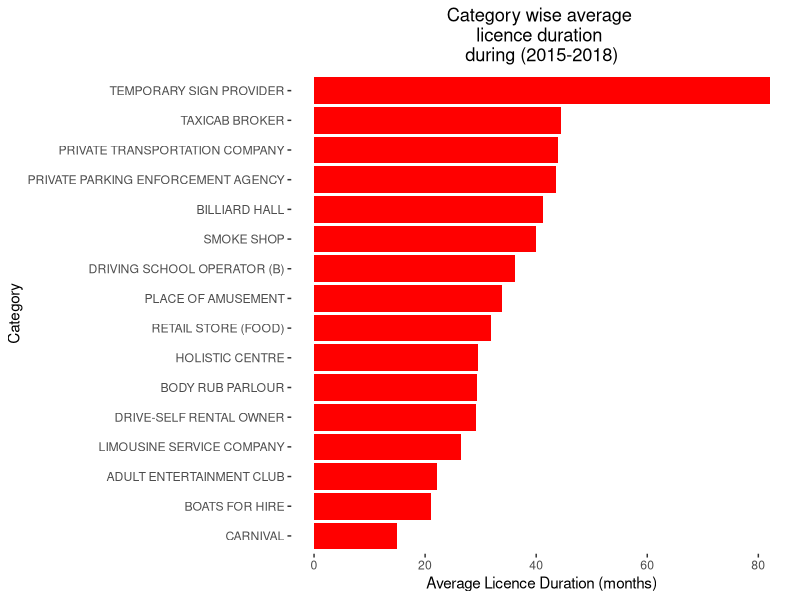
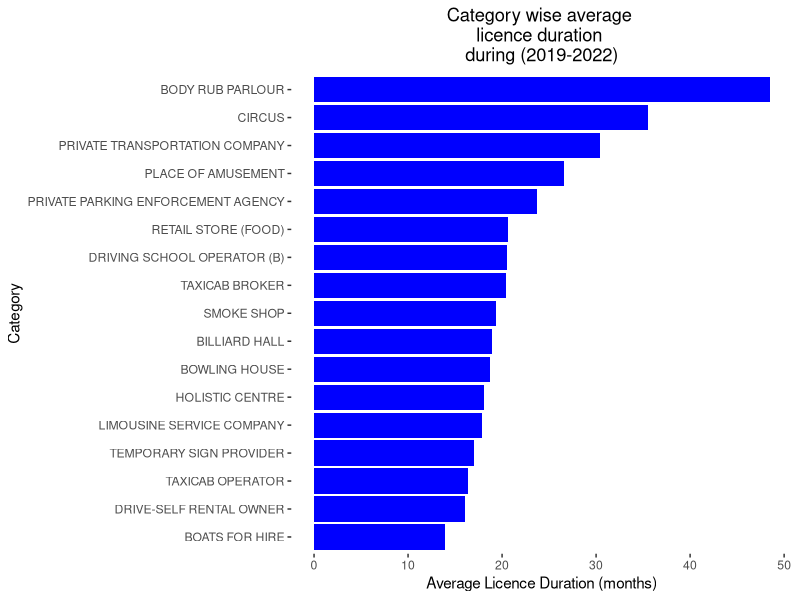
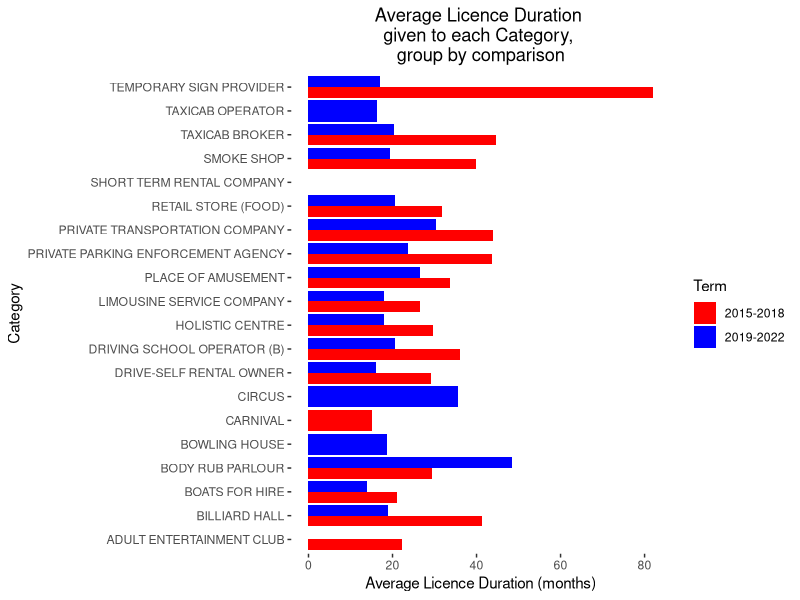
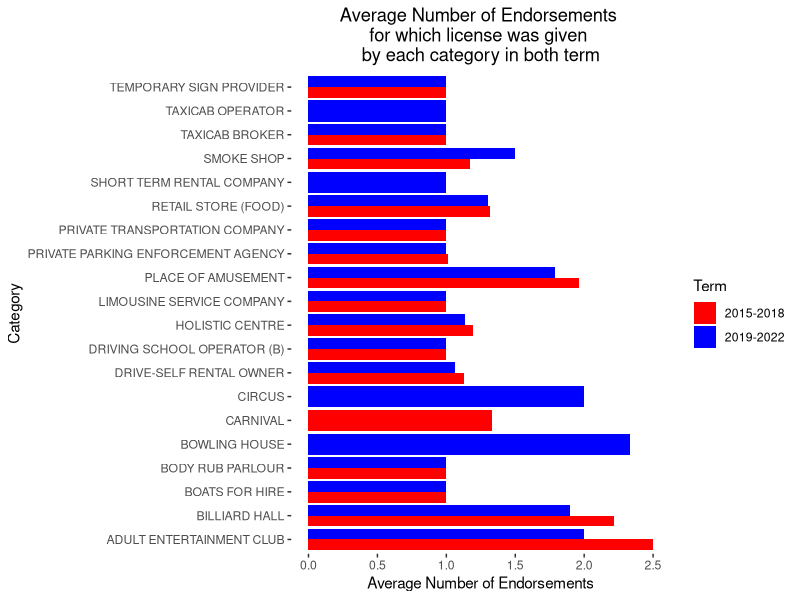

Here is the R script that generated these plots, in order:
## ---- chunk 1
#| include: false
#| warning: false
#| message: false
library(tidyverse)
library(knitr)
library(kableExtra)
library(here)
library(ggplot2)
## ---- chunk 2
#| echo: false
#| warning: false
#| message: false
#| label: tbl-sampledata
#| tbl-cap: "Sample of cleaned Municipal Licensing & Standards data set (Issue Duration in Months)"

cleaned_data <- read_csv(file = here("inputs/data/cleaned_data.csv"))
cleaned_data <- as.data.frame(cleaned_data)
res <- head(cleaned_data)
colnames(res) <- c('Category', 'Num Endorsements', 'Issued year', 'Issue duration')
kable(res) 
## ---- chunk 3
#| echo: false
#| warning: false
#| message: false
#| label: tbl-catall
#| tbl-cap: "Licenses issued during all years"

cleaned_data <- read_csv(file = here("inputs/data/cleaned_data.csv"))
df1 <- as.data.frame(prop.table(table(cleaned_data$Category)))
colnames(df1) <- c("Category", "Percentage(%)")
df1$`Percentage(%)` <- df1$`Percentage(%)`*100
result <- kable(df1) 
result
## ---- chunk 4
#| echo: false
#| warning: false
#| message: false
#| label: tbl-term1
#| tbl-cap: "Licenses issued during 2015-2018"

df_2015_2018 <- cleaned_data %>% filter(Issued_year %in% seq(2015, 2018))
df2 <- as.data.frame(prop.table(table(df_2015_2018$Category)))
colnames(df2) <- c("Category", "Percentage(%)")
df2$`Percentage(%)` <- df2$`Percentage(%)`*100
result <- kable(df2) 
result 
## ---- chunk 5
#| echo: false
#| warning: false
#| message: false
#| label: tbl-term2
#| tbl-cap: "Licenses issued during 2019-2022"

df_2019_2022 <- cleaned_data %>% filter(Issued_year %in% seq(2019, 2022))
df3 <- as.data.frame(prop.table(table(df_2019_2022$Category)))
colnames(df3) <- c("Category", "Percentage(%)")
df3$`Percentage(%)` <- df3$`Percentage(%)`*100
result <- kable(df3) 
result 
## ---- chunk 6
#| echo: false
#| eval: true
#| warning: false
#| message: false
#| label: fig-plots_1
#| fig-pos: "H"
#| fig-cap: "Category wise average licence duration (Months) \nfor reference" 
#| fig-subcap:
#|   - "During (2015-2018)"
#|   - "During (2019-2022)" 
#| layout-ncol: 2

df_2015_2018_duration <- df_2015_2018 %>% group_by(Category) %>% summarise(mean(Issue_duration, na.rm = TRUE))
colnames(df_2015_2018_duration) <- c("Category", "AverageDuration")
df_2015_2018_duration <- df_2015_2018_duration %>% arrange(desc(AverageDuration)) %>% drop_na()

df_2019_2022_duration <- df_2019_2022 %>% group_by(Category) %>% summarise(mean(Issue_duration, na.rm = TRUE))
colnames(df_2019_2022_duration) <- c("Category", "AverageDuration")
df_2019_2022_duration <- df_2019_2022_duration %>% arrange(desc(AverageDuration)) %>% drop_na()

g1 <- ggplot(df_2015_2018_duration, aes(x = reorder(Category, AverageDuration), y = AverageDuration)) +
  geom_bar(stat = "identity", fill ="red") +
  labs(title = "Category wise average \nlicence duration \nduring (2015-2018)", 
       x = "Category", y = "Average Licence Duration (months)") +
  theme(plot.title = element_text(hjust = 0.5), panel.grid = element_blank(), 
        panel.background = element_rect(fill = "white")) + coord_flip()
print(g1)

g2 <- ggplot(df_2019_2022_duration, aes(x = reorder(Category, AverageDuration), y = AverageDuration)) +
  geom_bar(stat = "identity", fill ="blue") +
  labs(title = "Category wise average \nlicence duration \nduring (2019-2022)", 
       x = "Category", y = "Average Licence Duration (months)") +
  theme(plot.title = element_text(hjust = 0.5), panel.grid = element_blank(), 
        panel.background = element_rect(fill = "white")) + coord_flip()
print(g2)

## ---- chunk 7
#| echo: false
#| eval: true
#| warning: false
#| message: false
#| label: fig-plots_combined
#| fig-pos: "H"
#| fig-cap: "Category wise average licence duration (Months)" 

df_2015_2018$Term <- "2015-2018"
df_2019_2022$Term <- "2019-2022"
df_combined <- rbind(df_2015_2018, df_2019_2022)
df_combined_duration <- df_combined %>% group_by(Term, Category) %>% summarise(mean(Issue_duration, na.rm = TRUE))
colnames(df_combined_duration) <- c("Term", "Category", "AverageDuration")

g5 <- ggplot(df_combined_duration, aes(x = Category, 
                                       y = AverageDuration, fill=Term)) +
  geom_bar(stat = "identity", position = "dodge") +
  labs(title = "Average Licence Duration \ngiven to each Category, \ngroup by comparison", 
       x = "Category", y = "Average Licence Duration (months)") +
  scale_fill_manual(values = c('2015-2018'='red','2019-2022'='blue'))+
  theme(plot.title = element_text(hjust = 0.5), panel.grid = element_blank(), 
        panel.background = element_rect(fill = "white")) + coord_flip()
print(g5)
## ---- chunk 8
#| echo: false
#| eval: true
#| warning: false
#| message: false
#| label: fig-plots_combined_endors
#| fig-pos: "H"
#| fig-cap: "Category wise average number of endorsements" 

df_combined_num_exp <- df_combined %>% group_by(Term, Category) %>% summarise(mean(Num_Endorsements, na.rm = TRUE))
colnames(df_combined_num_exp) <- c("Term", "Category", "AverageNumExp")
g7 <- ggplot(df_combined_num_exp, aes(x = Category, 
                                       y = AverageNumExp, fill=Term)) +
  geom_bar(stat = "identity", position = "dodge") +
  labs(title = "Average Number of Endorsements \nfor which license was given \nby each category in both term", 
       x = "Category", y = "Average Number of Endorsements") +
  scale_fill_manual(values = c('2015-2018'='red','2019-2022'='blue')) +
  theme(plot.title = element_text(hjust = 0.5), panel.grid = element_blank(), 
        panel.background = element_rect(fill = "white")) + coord_flip()
print(g7)
